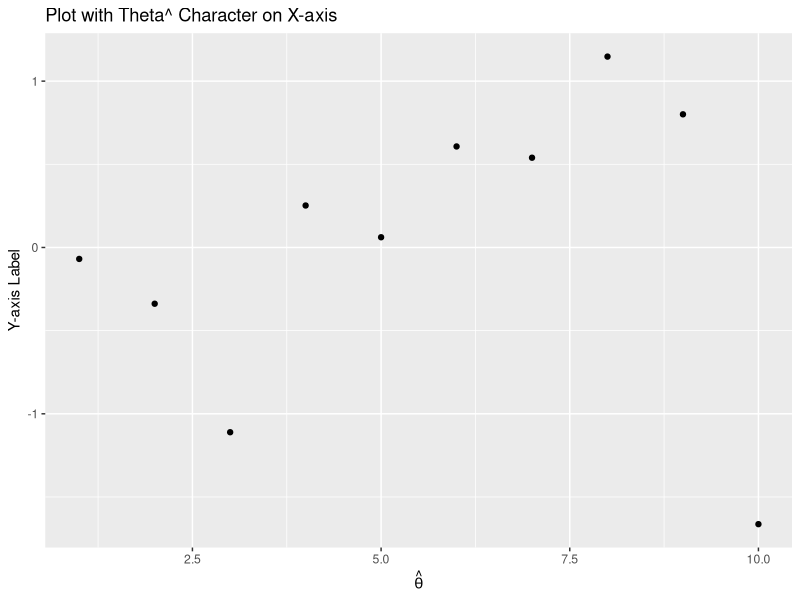
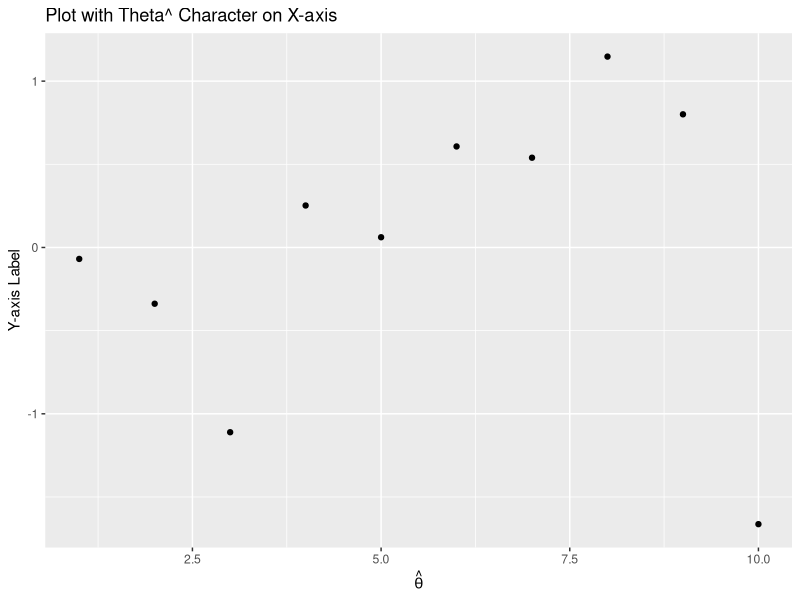

Write R code to recreate these figures, in order.
# Load the ggplot2 library
library(ggplot2)

# Create a sample data frame
data <- data.frame(
    x = 1:10,
    y = rnorm(10)
)

# Create the plot
p <- ggplot(data, aes(x = x, y = y)) +
    geom_point() +
    labs(x = expression(hat(theta)), y = "Y-axis Label") +
    ggtitle("Plot with Theta^ Character on X-axis")

q <- ggplot(data, aes(x = x, y = y)) +
    geom_point() +
    labs(x = expression(hat(theta)), y = "Y-axis Label") +
    ggtitle("Plot with Theta^ Character on X-axis")

#plot size and resolution
ggsave("test.png", p, width = 10, height = 10, dpi = 300)
ggsave("test2.png", q, width = 10, height = 10, dpi = 300)